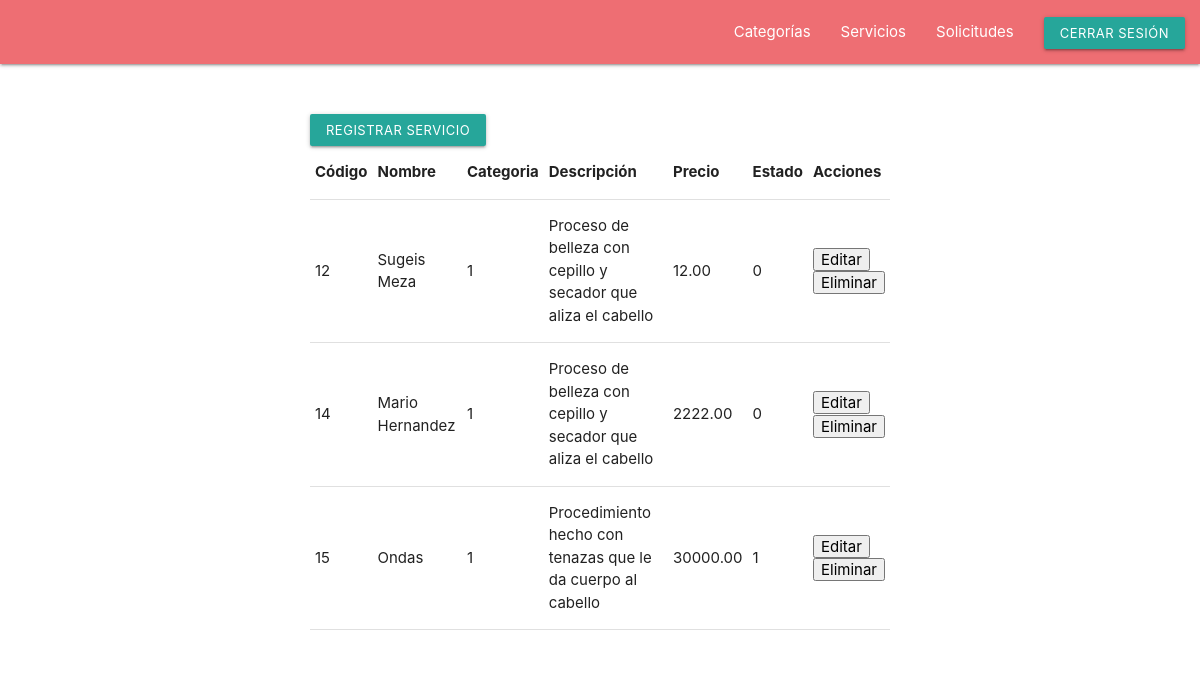
Screenshot of /Index.php?c=Servicio (signed in) with the database file from the repository.
### tables this page shows
CREATE TABLE `servicios` (
  `servicio_id` int(11) NOT NULL,
  `nombre` varchar(20) NOT NULL,
  `categoria_id` int(11) NOT NULL,
  `descripcion` text NOT NULL,
  `precio` double(7,2) NOT NULL,
  `estado` tinyint(1) NOT NULL
);

### controlador/ServicioControlador.php (called while the page is built, shortened)
<?php
require_once('modelo/CrudServicio.php');
class ServicioControlador {
    public function index(){
        require_once('vista/ListarServicio.php');
    }
    public function listarServicios(){
        $crudServicio = new CrudServicio();
        return $crudServicio->listarServicios();
    }
}
?>

### modelo/CrudServicio.php (called while the page is built, shortened)
<?php
class CrudServicio {
    public function listarServicios(){
        $Db = Db::Conectar();
        $sql = $Db->query('SELECT * FROM servicios');
        $sql->execute();
        return $sql->fetchAll();
    }
}
?>

### vista/ListarServicio.php (the view, shortened to what this page needs)
<?php
require_once('controlador/ServicioControlador.php');
$controladorPedido = new ServicioControlador();
$listaServicio = $controladorPedido->listarServicios();
?>
<div class="container">
    <div class="row">
        <a class="waves-effect waves-light btn-small" href="Index.php?c=Servicio&accion=registrar">Registrar Servicio</a>
        <table class="highlight">
            <thead>
                <tr>
                    <th>Código</th>
                    <th>Nombre</th>
                    <th>Categoria</th>
                    <th>Descripción</th>
                    <th>Precio</th>
                    <th>Estado</th>
                    <th>Acciones</th>
                </tr>
            </thead>
            <tbody>
                <?php
                foreach ($listaServicio as $servicio) {
                ?>
                    <tr>
                        <td>
                            <?php echo $servicio['servicio_id']; ?>
                        </td>
                        <td>
                            <?php echo $servicio['nombre']; ?>
                        </td>
                        <td>
                            <?php echo $servicio['categoria_id']; ?>
                        </td>
                        <td>
                            <?php echo $servicio['descripcion']; ?>
                        </td>
                        <td>
                            <?php echo $servicio['precio']; ?>
                        </td>
                        <td>
                            <?php echo $servicio['estado']; ?>
                        </td>
                        <td>
                            <form name="frmEditar" id="frmEditar" action="Index.php?c=Servicio&accion=editar" method="POST">
                                <button type="submit">Editar</button>
                            </form>
                            <form name="frmEliminar" id="frmEliminar<?php echo $servicio['servicio_id'] ?>" action="Index.php?c=Servicio&accion=eliminar" method="POST">
                                <button type="submit" onclick="eliminarServicio(<?php echo $servicio['servicio_id']; ?>)">Eliminar</button>
                            </form>
                        </td>
                    </tr>
                <?php
                }
                ?>
            </tbody>
        </table>
    </div>
</div>

### Index.php (shortened to what this page needs)
<?php
     if(!isset($_REQUEST['peticionAjax'])){
?>
<!DOCTYPE html>
<html lang="en">
<head>
    <link rel="stylesheet" href="https://cdnjs.cloudflare.com/ajax/libs/materialize/1.0.0/css/materialize.min.css">
    <link rel="stylesheet" href="css/style.css">
</head>
<body>
<?php
}
if(!isset($_SESSION['acceso']) && !isset($_REQUEST['c']) && !isset($_REQUEST['accion'])){
    require_once ('vista/Login.html');
}
else {
    if(!isset($_REQUEST['peticionAjax'])) {
        require_once('vista/Menu.php');
    }
    if (isset($_REQUEST['c'])) {
        $accion = "Index";
        $controlador = new $controller;
        call_user_func(array($controlador, $accion));
    } else {
        require_once('controlador/ValidarAccesoControlador.php');
    }
}
?>
<?php
if(!isset($_REQUEST['peticionAjax'])){
?>
</body>
</html>
<?php
}
?>

### vista/Menu.php (shortened to what this page needs)
<?php
if (isset($_SESSION['rol_id'])) {
    if ($_SESSION['rol_id'] == 1) {
?>
        <nav>
            <div class="nav-wrapper">
                <ul id="nav-mobile" class="right hide-on-med-and-down">
                    <li><a href="Index.php?c=Categoria">Categorías</a></li>
                    <li><a href="Index.php?c=Servicio">Servicios</a></li>
                    <li><a href="Index.php?c=Solicitud">Solicitudes</a></li>
                    <li><a href="Index.php?c=ValidarAcceso&accion=cerrarSesion"><button type="submit" class="waves-effect waves-light btn-small">Cerrar Sesión</button></a></li>
                </ul>
            </div>
        </nav>
<?php
    } else {
        header('Location:../Index.php');
    }
}
?>

### css/style.css (style rules this page uses)
.container { margin-top: 40px; margin-bottom: 40px; background: #FFFFFF; width: 50%; align-items:center; justify-content: center; padding:10px 10px 10px 10px; border-radius: 10px; }

### rows the page displays
servicios: servicio_id "12", nombre "Sugeis Meza", categoria "1", descripcion "Proceso de belleza con cepillo y secador que aliza el cabello", precio "12.00", estado "0"
servicios: servicio_id "14", nombre "Mario Hernandez", categoria "1", descripcion "Proceso de belleza con cepillo y secador que aliza el cabello", precio "2222.00", estado "0"
servicios: servicio_id "15", nombre "Ondas", categoria "1", descripcion "Procedimiento hecho con tenazas que le da cuerpo al cabello", precio "30000.00", estado "1"
